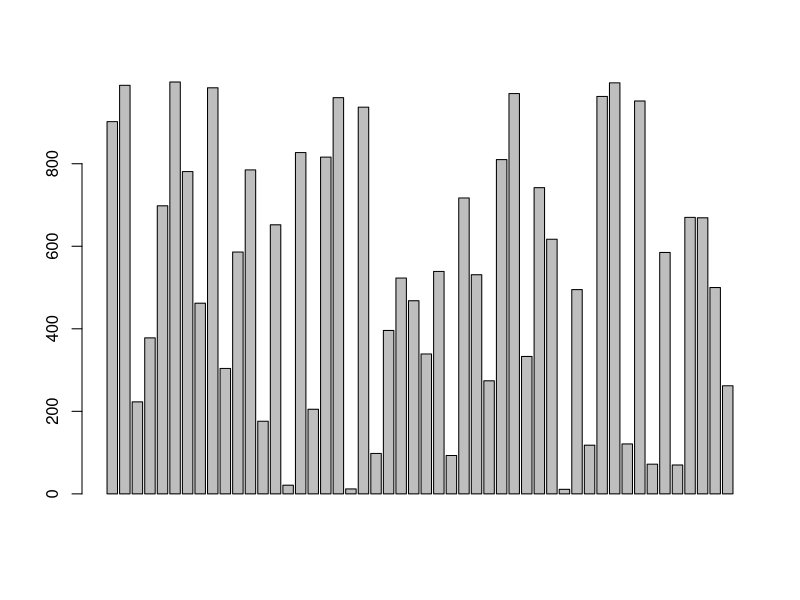
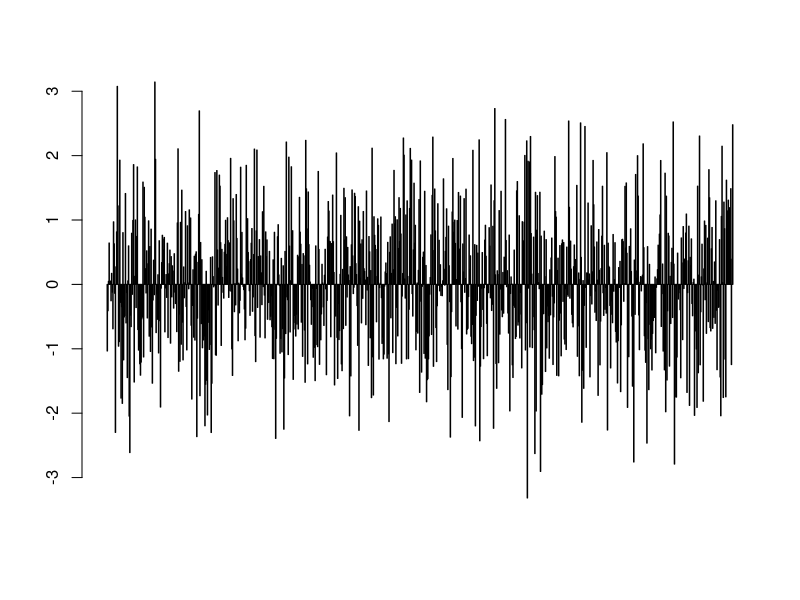

Source code (R) for these figures, in order:
x=sample(1:1000,50)

mean(x)
barplot(x)

median(x)
sd(x)

##################

y=rnorm(1000)

mean(y)
barplot(y)

median(y)
sd(y)
